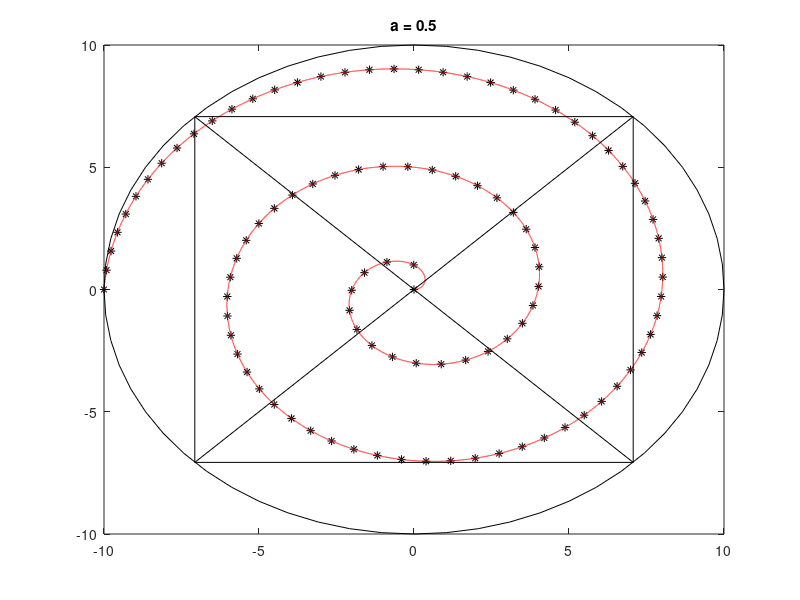
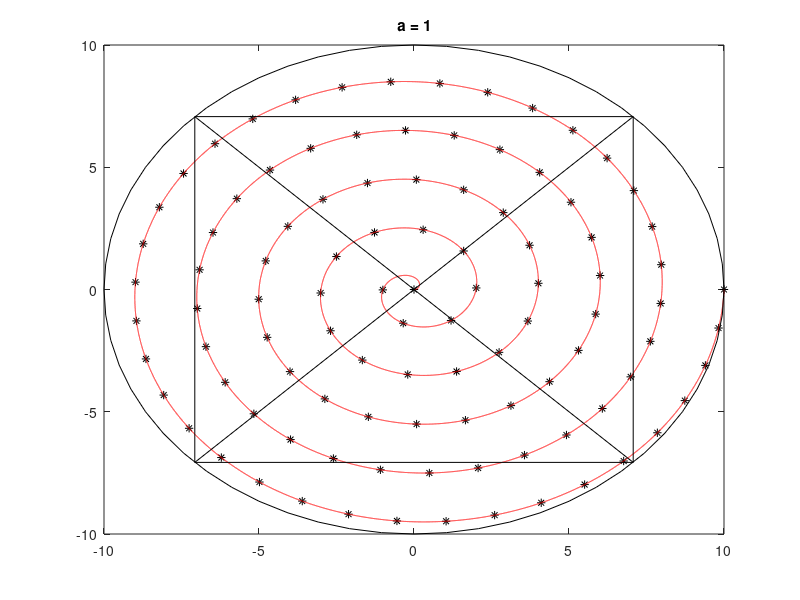
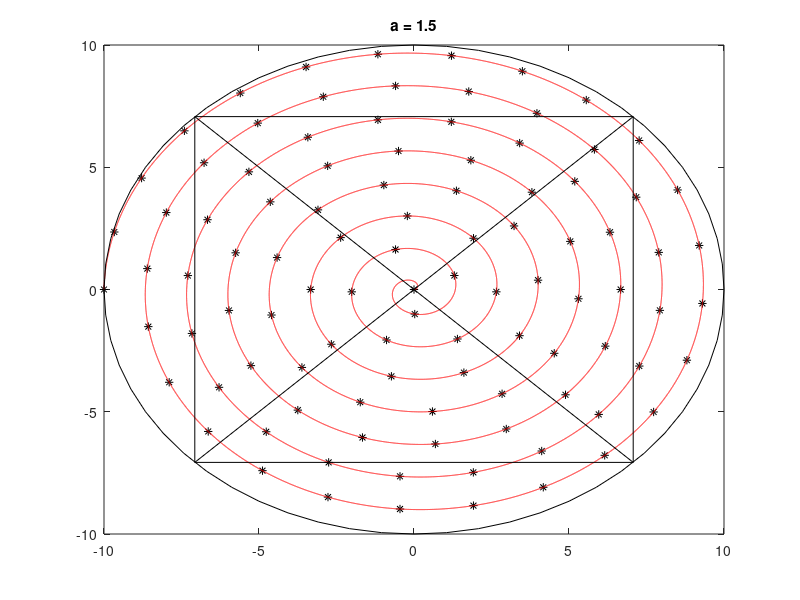
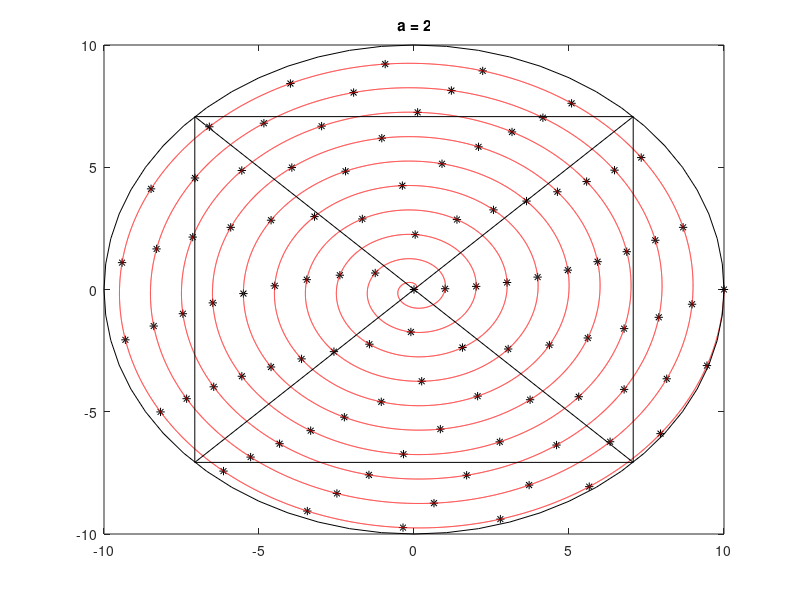

MATLAB code for these plots, in order:
Rmax=10; % Max radius
Ns = 11; % Number of different spirals
Npoints = 100; % Points in spiral (upper bound for pixel number)


A = 0;
B = 5*pi;
% a = (B-A).*rand(Ns,1) + A; % List of random values
a = linspace(A,B,Ns);

for i = 2:Ns
%% Plot Spirals
figure()
%Points
k=linspace(0,Rmax^2,Npoints);
xn=sqrt(k).*cos(a(i)*sqrt(k));
yn=sqrt(k).*sin(a(i)*sqrt(k));
plot(xn,yn,'k*')
    hold on

% Smooth Spiral
curvePoints =linspace(0,Rmax^2,100000);
x=sqrt(curvePoints).*cos(a(i)*sqrt(curvePoints));
y=sqrt(curvePoints).*sin(a(i)*sqrt(curvePoints));
plot(x,y,'r-')

xlim([-10 10])
ylim([-10 10])
title(['a = ',num2str(a(i)/pi)])

%% Plot square

rectangle('Position',[-sqrt(50) -sqrt(50) 2*sqrt(50) 2*sqrt(50)])

%% Plot Circle
%// radius
r = 10;

%// center
c = [0 0];

pos = [c-r 2*r 2*r];
rectangle('Position',pos,'Curvature',[1 1])

% Plot Line
plot([-sqrt(50) sqrt(50)], [sqrt(50) -sqrt(50)],'k')
plot([-sqrt(50) sqrt(50)], [-sqrt(50) sqrt(50)],'k')
% %% Pause
% pause(1)
% hold off
end